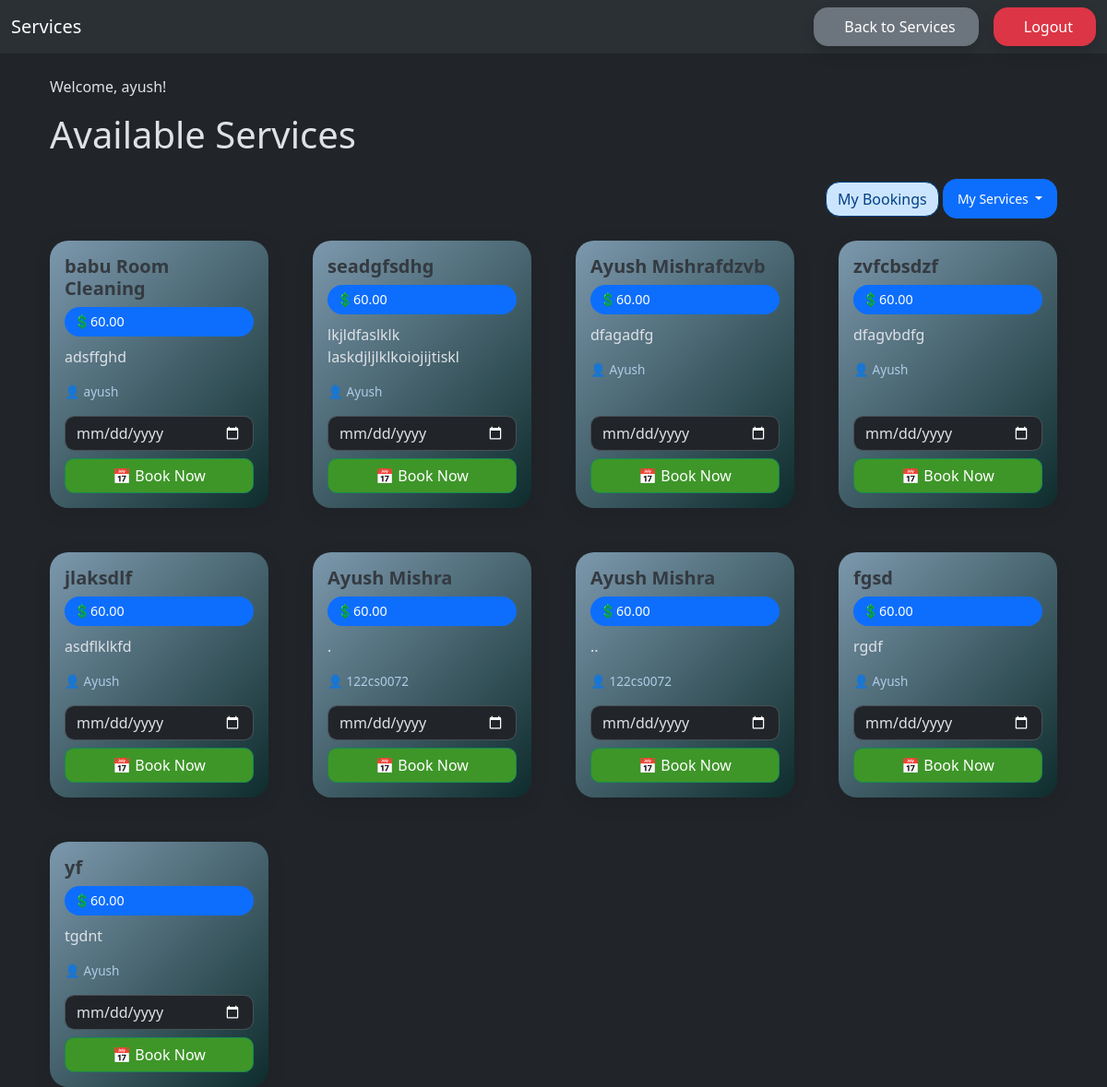
Screenshot of / (signed in) with the database file from the repository.
### service_app/models.py (models this page shows, shortened)
class User(AbstractUser):
    pass

class Service(models.Model):
    name = models.CharField(max_length=200)
    description = models.TextField()
    owner = models.ForeignKey(User, on_delete=models.CASCADE)
    price = models.DecimalField(default=60,max_digits=10, decimal_places=2)
    duration = models.IntegerField(default=60, help_text="Duration in minutes")  # Default value set to 60
    created_at = models.DateTimeField(default=timezone.now)
    updated_at = models.DateTimeField(auto_now=True)

### service_app/views.py (the view)
# urls.py: path('', views.services, name='home'),  # root `/` now shows services
@never_cache
def services(request):
    services = Service.objects.all()
    return render(request, 'services.html', {'services': services})

### service_app/templates/services.html (shortened to what this page needs)
{% extends "home.html" %}
{% block content %}
<div class="container mt-4">
    {% if user.is_authenticated %}
        <p>Welcome, {{ user.username }}!</p>
    {% endif %}
    <h1 class="mb-4">Available Services</h1>
        <div class="mb-4 text-end">
            <a class="btn btn-primary my-bookings-item" href="{% url 'my_bookings' %}">My Bookings</a>
            {% if user.is_authenticated %}
            <div class="btn-group">
                <button type="button" class="btn btn-primary dropdown-toggle" data-bs-toggle="dropdown" aria-expanded="false">
                    My Services
                </button>
            </div>
            {% endif %}
        </div>
        <div class="row row-cols-1 row-cols-sm-2 row-cols-md-4 g-5">
            {% for service in services %}
            <div class="col">
                <div class="card card-custom h-100">
                    <div class="card-body d-flex flex-column">
                        <h5 class="card-title">{{ service.name }}</h5>
                        <span class="price-badge">💲{{ service.price }}</span>
                        <p class="card-text">{{ service.description }}</p>
                        <p class="owner-badge">👤 {{ service.owner }}</p>
                        <form method="post" action="{% url 'book_service' service.id %}" class="mt-auto">
                            <div class="mb-2">
                                <input type="date" class="form-control" name="date" required>
                            </div>
                            <button type="submit" class="btn btn-success w-100">📅 Book Now</button>
                        </form>
                    </div>
                </div>
            </div>
            {% endfor %}
        </div>
</div>
{% endblock %}

### templates/home.html (style rules this page uses)
.btn { border-radius: 15px; font-weight: 500; transition: all 0.3s ease; }

### service_app/templates/services.html (style rules this page uses)
.my-bookings-item { background-color: #cce5ff; color: #004085; border: 1px solid #004085; }
.btn-group .btn { padding: 10px 15px; font-size: 14px; }
.card-custom { border-radius: 20px; box-shadow: 0 6px 20px rgba(0, 0, 0, 0.1); transition: transform 0.3s ease, box-shadow 0.3s ease; background: linear-gradient(135deg,rgb(124, 152, 173) 0%,rgb(14, 44, 44) 100%); border: none; }
.card-title { font-weight: 600; font-size: 1.25rem; color: #343a40; }
.price-badge { background-color: #0d6efd; color: white; padding: 5px 10px; border-radius: 20px; font-size: 0.9rem; display: inline-block; margin-bottom: 10px; }
.owner-badge { font-size: 0.85rem; color:rgb(174, 204, 230); }
.form-control { border-radius: 10px; }
.btn-success { border-radius: 10px; background-color: rgb(62, 150, 40); }

### rows the page displays
User: username "ayush"
Service: name "babu Room Cleaning", price "60.00", description "adsffghd", owner "ayush"
Service: name "seadgfsdhg", price "60.00", description "lkjldfaslklk laskdjljlklkoiojijtiskl", owner "Ayush"
Service: name "Ayush Mishrafdzvb", price "60.00", description "dfagadfg", owner "Ayush"
Service: name "zvfcbsdzf", price "60.00", description "dfagvbdfg", owner "Ayush"
Service: name "jlaksdlf", price "60.00", description "asdflklkfd", owner "Ayush"
Service: name "Ayush Mishra", price "60.00", description ".", owner "122cs0072"
Service: name "Ayush Mishra", price "60.00", description "..", owner "122cs0072"
Service: name "fgsd", price "60.00", description "rgdf", owner "Ayush"
Service: name "yf", price "60.00", description "tgdnt", owner "Ayush"
